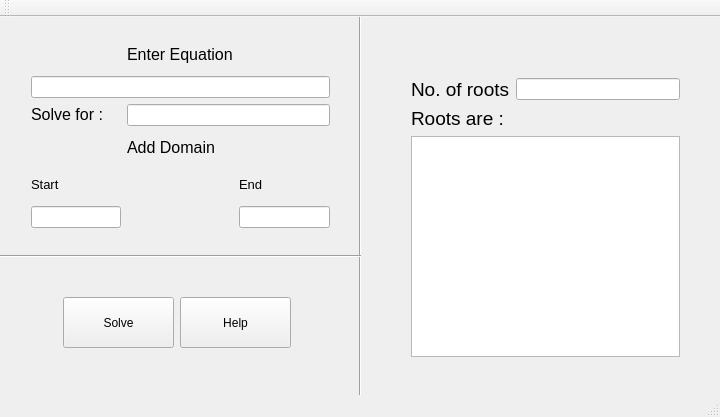
<?xml version="1.0" encoding="UTF-8"?>
<ui version="4.0">
 <class>MainWindow</class>
 <widget class="QMainWindow" name="MainWindow">
  <property name="geometry">
   <rect>
    <x>0</x>
    <y>0</y>
    <width>720</width>
    <height>417</height>
   </rect>
  </property>
  <property name="windowTitle">
   <string>Equation Solver</string>
  </property>
  <widget class="QWidget" name="centralWidget">
   <widget class="Line" name="line_2">
    <property name="geometry">
     <rect>
      <x>330</x>
      <y>-20</y>
      <width>61</width>
      <height>451</height>
     </rect>
    </property>
    <property name="orientation">
     <enum>Qt::Vertical</enum>
    </property>
   </widget>
   <widget class="QPushButton" name="pushButton">
    <property name="geometry">
     <rect>
      <x>63</x>
      <y>280</y>
      <width>111</width>
      <height>51</height>
     </rect>
    </property>
    <property name="text">
     <string>Solve</string>
    </property>
   </widget>
   <widget class="QPushButton" name="pushButton_2">
    <property name="geometry">
     <rect>
      <x>180</x>
      <y>280</y>
      <width>111</width>
      <height>51</height>
     </rect>
    </property>
    <property name="text">
     <string>Help</string>
    </property>
   </widget>
   <widget class="Line" name="line_3">
    <property name="geometry">
     <rect>
      <x>0</x>
      <y>219</y>
      <width>361</width>
      <height>41</height>
     </rect>
    </property>
    <property name="orientation">
     <enum>Qt::Horizontal</enum>
    </property>
   </widget>
   <widget class="QWidget" name="">
    <property name="geometry">
     <rect>
      <x>400</x>
      <y>50</y>
      <width>291</width>
      <height>301</height>
     </rect>
    </property>
    <layout class="QGridLayout" name="gridLayout_2">
     <item row="0" column="0">
      <widget class="QLabel" name="label_5">
       <property name="text">
        <string>&lt;html&gt;&lt;head/&gt;&lt;body&gt;&lt;p&gt;&lt;span style=&quot; font-size:14pt;&quot;&gt;No. of roots&lt;/span&gt;&lt;/p&gt;&lt;/body&gt;&lt;/html&gt;</string>
       </property>
      </widget>
     </item>
     <item row="0" column="1">
      <widget class="QLineEdit" name="lineEdit_4"/>
     </item>
     <item row="1" column="0">
      <widget class="QLabel" name="label_6">
       <property name="text">
        <string>&lt;html&gt;&lt;head/&gt;&lt;body&gt;&lt;p&gt;&lt;span style=&quot; font-size:14pt;&quot;&gt;Roots are :&lt;/span&gt;&lt;/p&gt;&lt;/body&gt;&lt;/html&gt;</string>
       </property>
      </widget>
     </item>
     <item row="2" column="0" colspan="2">
      <widget class="QTextEdit" name="textEdit">
       <property name="html">
        <string>&lt;!DOCTYPE HTML PUBLIC &quot;-//W3C//DTD HTML 4.0//EN&quot; &quot;http://www.w3.org/TR/REC-html40/strict.dtd&quot;&gt;
&lt;html&gt;&lt;head&gt;&lt;meta name=&quot;qrichtext&quot; content=&quot;1&quot; /&gt;&lt;style type=&quot;text/css&quot;&gt;
p, li { white-space: pre-wrap; }
&lt;/style&gt;&lt;/head&gt;&lt;body style=&quot; font-family:'MS Shell Dlg 2'; font-size:8.25pt; font-weight:400; font-style:normal;&quot;&gt;
&lt;p style=&quot;-qt-paragraph-type:empty; margin-top:0px; margin-bottom:0px; margin-left:0px; margin-right:0px; -qt-block-indent:0; text-indent:0px;&quot;&gt;&lt;br /&gt;&lt;/p&gt;&lt;/body&gt;&lt;/html&gt;</string>
       </property>
      </widget>
     </item>
    </layout>
   </widget>
   <widget class="QWidget" name="">
    <property name="geometry">
     <rect>
      <x>20</x>
      <y>11</y>
      <width>321</width>
      <height>211</height>
     </rect>
    </property>
    <layout class="QGridLayout" name="gridLayout">
     <item row="0" column="1">
      <widget class="QLabel" name="label">
       <property name="text">
        <string>&lt;html&gt;&lt;head/&gt;&lt;body&gt;&lt;p&gt;&lt;span style=&quot; font-size:12pt;&quot;&gt;Enter Equation&lt;/span&gt;&lt;/p&gt;&lt;/body&gt;&lt;/html&gt;</string>
       </property>
      </widget>
     </item>
     <item row="1" column="0" colspan="3">
      <widget class="QLineEdit" name="equation_line"/>
     </item>
     <item row="2" column="0">
      <widget class="QLabel" name="label_7">
       <property name="text">
        <string>&lt;html&gt;&lt;head/&gt;&lt;body&gt;&lt;p&gt;&lt;span style=&quot; font-size:12pt;&quot;&gt;    Solve for :&lt;/span&gt;&lt;/p&gt;&lt;/body&gt;&lt;/html&gt;</string>
       </property>
      </widget>
     </item>
     <item row="2" column="1" colspan="2">
      <widget class="QLineEdit" name="variable_line"/>
     </item>
     <item row="3" column="1">
      <widget class="QLabel" name="label_2">
       <property name="text">
        <string>&lt;html&gt;&lt;head/&gt;&lt;body&gt;&lt;p&gt;&lt;span style=&quot; font-size:12pt;&quot;&gt;Add Domain&lt;/span&gt;&lt;/p&gt;&lt;/body&gt;&lt;/html&gt;</string>
       </property>
      </widget>
     </item>
     <item row="4" column="0">
      <widget class="QLabel" name="label_3">
       <property name="text">
        <string>&lt;html&gt;&lt;head/&gt;&lt;body&gt;&lt;p&gt;&lt;span style=&quot; font-size:10pt;&quot;&gt;Start&lt;/span&gt;&lt;/p&gt;&lt;/body&gt;&lt;/html&gt;</string>
       </property>
      </widget>
     </item>
     <item row="4" column="2">
      <widget class="QLabel" name="label_4">
       <property name="text">
        <string>&lt;html&gt;&lt;head/&gt;&lt;body&gt;&lt;p&gt;&lt;span style=&quot; font-size:10pt;&quot;&gt;End&lt;/span&gt;&lt;/p&gt;&lt;/body&gt;&lt;/html&gt;</string>
       </property>
      </widget>
     </item>
     <item row="5" column="0">
      <widget class="QLineEdit" name="domain_start"/>
     </item>
     <item row="5" column="2">
      <widget class="QLineEdit" name="domain_end"/>
     </item>
    </layout>
   </widget>
  </widget>
  <widget class="QMenuBar" name="menuBar">
   <property name="geometry">
    <rect>
     <x>0</x>
     <y>0</y>
     <width>720</width>
     <height>21</height>
    </rect>
   </property>
  </widget>
  <widget class="QToolBar" name="mainToolBar">
   <attribute name="toolBarArea">
    <enum>TopToolBarArea</enum>
   </attribute>
   <attribute name="toolBarBreak">
    <bool>false</bool>
   </attribute>
  </widget>
  <widget class="QStatusBar" name="statusBar"/>
 </widget>
 <layoutdefault spacing="6" margin="11"/>
 <resources/>
 <connections/>
</ui>
